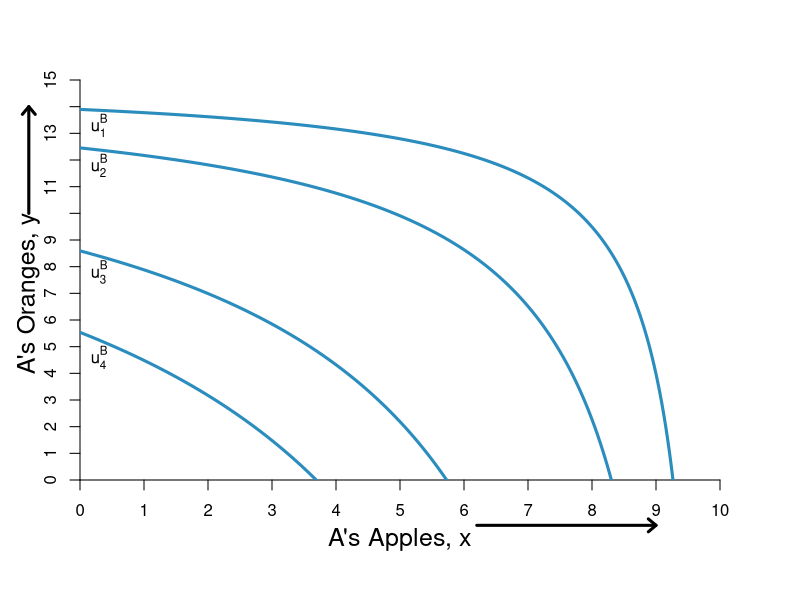

Source code (R):
#Graph Designer: Simon Halliday & Madeleine Wettach '20
#Authors: Bowles, Foley and Halliday
#Title: Microeconomics: Competition, Conflict and Coordination

require(shape)
pdf(file = "property/step_by_step_graphs_5/property_hg_he_step1.pdf", width = 9, height = 7)

#Set parameters for graphics
axislabelsize <- 1.5
graphlinewidth <- 3

COL <- c("#7fc97f", "#beaed4", "#fdc086", "#ffff99", "#386cb0", "#f0027f", "#bf5b17", "#666666")
COLA <- c("#99d8c9","#66c2a4","#41ae76", "#238b45", "#005824")
COLB <- c("#4eb3d3", "#2b8cbe", "#0868ac","#084081")

par(mar =  c(6, 4, 4, 4))

uA <- function(x, y) {
  0.5*log(x) + 0.5*log(y) + 0.35*log(10 - x) + 0.35*log(15 - y)
}

uB <- function(x, y) {
  0.5*log(10 - x) + 0.5*log(15 - y)
}

xlims <- c(0, 10)
ylims <- c(0, 15)

npts <- 501 
x <- seq(xlims[1], xlims[2], length.out = npts)
y <- seq(ylims[1], ylims[2], length.out = npts) 
a <- c(2.2, 2.526628, 2.9, 3.1)
b <- c(1.2, 1.618586, 2.08, 2.275)

#For B we need a utility where xA = 5.88, ya = 8.82 => corresponds to 1.618 above

plot(0, 0, xlim = xlims, ylim = ylims, type = "n",
     xlab = expression(paste("")),
     ylab = expression(paste("")), 
     xaxt = "n", 
     yaxt = "n", 
     cex.lab = axislabelsize, 
     bty = "n",
     xaxs="i", 
     yaxs="i")

ticksy <- seq(from = 0, to = 15, by = 1)
ylabels <- seq(from = 0, to = 15, by = 1)
ticksx <- seq(from = 0, to = 10, by = 1)
xlabels <- seq(from = 0, to = 10, by = 1)
axis(1, at = ticksx, pos = 0, labels = xlabels)
axis(2, at = ticksy, pos = 0, labels = ylabels, las = 0)
##iso welfare curves
#contour(x, y, 
#        outer(x, y, uA),
#        drawlabels = FALSE,
#        col = COLA[3],
#        lwd = graphlinewidth,
#        levels = a, 
#        xaxs="i", 
#        yaxs="i", 
#        add = TRUE) 

mtext("A's Apples, x", side=1, line = 2.5, cex = axislabelsize)
text(-0.8, 7, expression(paste("A's Oranges, y")), xpd = TRUE, cex = axislabelsize, srt = 90) 

#Add arrows:
arrows(-0.8, 10, -0.8, 14, xpd = TRUE, length=0.1,angle=40,lwd=3)
arrows(6.2, -1.7, 9, -1.7, xpd = TRUE, length=0.1,angle=40,lwd=3)


contour(x, y, 
        outer(x, y, uB),
        drawlabels = FALSE,
        col = COLB[2],
        lwd = graphlinewidth,
        levels = b, 
        add = TRUE
) 

###segments(0, 0, 5.88, 8.88, lty = 1, col = COL[2] , lwd = graphlinewidth)
###text(5.5, 6.4, expression("Pareto Efficient Curve"))
###Arrows(5.3, 6.7, 5.3, 7.6, col = "black", lty = 1, lwd = 2, arr.type = "triangle", arr.lwd = 0.5)

#Label the iso-welfare functions for the HG, Aisha
##text(9.8, 2.9, expression(v[1]^A))
##text(9.35, 3.5, expression(v[2]^A))
##text(8.3, 5.2, expression(v[3]^A))
##text(6.6, 8.3, expression(v[4]^A))

#Label the indifference curves for the HE, Betty
text(0.3, 13.3, expression(u[1]^B))
text(0.3, 11.8, expression(u[2]^B))
text(0.3, 7.8, expression(u[3]^B))
text(0.3, 4.6, expression(u[4]^B))

#A's bliss point - 3.1073 is the value of u
###points(5.88, 8.82, pch = 16, col = "black", cex = 1.5)
###text(5.88, 11, expression(paste("A's highest v, ", v[max]^A)))
###Arrows(5.88, 10.6, 5.88, 9.3, col = "black", lty = 1, lwd = 2, arr.type = "triangle", arr.lwd = 0.5)

#Label point i. 
##points(5, 7.5, pch = 16, col = "black", cex = 1.5)
##text(5, 7.9, expression(paste("i")))

#Label two points for comparison
##points(2.05, 3.075, pch = 16, col = "black", cex = 1.5)
##text(2.05, 3.55, expression(paste("j")))
##points(9, 13.5, pch = 16, col = "black", cex = 1.5)
##text(9, 13, expression(paste("k")))

#Label two points for comparison
##points(8, 2, pch = 16, col = "black", cex = 1.5)
##text(8, 1.5, expression(paste("e")))



par(new = TRUE)

#Use the same x and ylims as previously, but with locations switched
xlims2 <- c(10, 0)
ylims2 <- c(15, 0)

#Leave the ylab and xlab blank to ensure no axes titles
plot(0, 0, xlim = xlims2, ylim = ylims2, type = "n",
     xlab = expression(paste("")),
     ylab = expression(paste("")),
     xaxt = "n", 
     yaxt = "n", 
    cex.lab = 1.3, 
     bty = "n",
     xaxs="i", 
     yaxs="i")

#Set up axes at sides 3 and 4 (top and right)
##axis(side = 3, at = ticksx, pos = 0, labels = xlabels)
##axis(side = 4, at = ticksy, pos = 0, labels = ylabels, las = 0)
##mtext("B's Apples, x", side=3, line = 2.5, cex = axislabelsize)
##text(-0.8, 7, expression(paste("B's Oranges, y")), xpd = TRUE, cex = axislabelsize, srt = 270) 

#Add arrows:
##arrows(-0.8, 10, -0.8, 14, xpd = TRUE, length=0.1,angle=40,lwd=3)
##arrows(6.2, -1.8, 9, -1.8, xpd = TRUE, length=0.1,angle=40,lwd=3)

dev.off()
